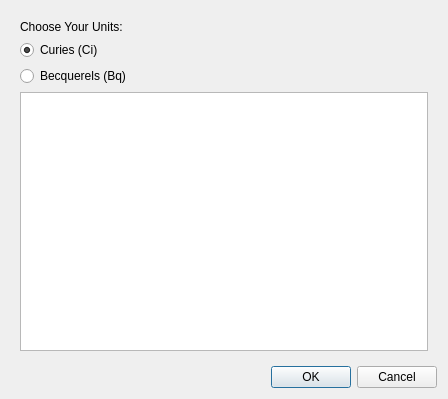
<?xml version="1.0" encoding="UTF-8"?>
<ui version="4.0">
 <class>Dialog</class>
 <widget class="QDialog" name="Dialog">
  <property name="geometry">
   <rect>
    <x>0</x>
    <y>0</y>
    <width>448</width>
    <height>399</height>
   </rect>
  </property>
  <property name="windowTitle">
   <string>Specify Activities</string>
  </property>
  <layout class="QVBoxLayout" name="verticalLayout_2">
   <item>
    <widget class="QFrame" name="frame">
     <layout class="QVBoxLayout" name="verticalLayout">
      <item>
       <widget class="QLabel" name="label">
        <property name="text">
         <string>Choose Your Units:</string>
        </property>
       </widget>
      </item>
      <item>
       <widget class="QRadioButton" name="radioButton">
        <property name="text">
         <string>Curies (Ci)</string>
        </property>
        <property name="checked">
         <bool>true</bool>
        </property>
       </widget>
      </item>
      <item>
       <widget class="QRadioButton" name="radioButton_2">
        <property name="text">
         <string>Becquerels (Bq)</string>
        </property>
       </widget>
      </item>
      <item>
       <widget class="QTableView" name="tableView"/>
      </item>
     </layout>
    </widget>
   </item>
   <item>
    <widget class="QDialogButtonBox" name="buttonBox">
     <property name="orientation">
      <enum>Qt::Orientation::Horizontal</enum>
     </property>
     <property name="standardButtons">
      <set>QDialogButtonBox::StandardButton::Cancel|QDialogButtonBox::StandardButton::Ok</set>
     </property>
    </widget>
   </item>
  </layout>
 </widget>
 <resources/>
 <connections>
  <connection>
   <sender>buttonBox</sender>
   <signal>accepted()</signal>
   <receiver>Dialog</receiver>
   <slot>accept()</slot>
   <hints>
    <hint type="sourcelabel">
     <x>248</x>
     <y>254</y>
    </hint>
    <hint type="destinationlabel">
     <x>157</x>
     <y>274</y>
    </hint>
   </hints>
  </connection>
  <connection>
   <sender>buttonBox</sender>
   <signal>rejected()</signal>
   <receiver>Dialog</receiver>
   <slot>reject()</slot>
   <hints>
    <hint type="sourcelabel">
     <x>316</x>
     <y>260</y>
    </hint>
    <hint type="destinationlabel">
     <x>286</x>
     <y>274</y>
    </hint>
   </hints>
  </connection>
 </connections>
</ui>
